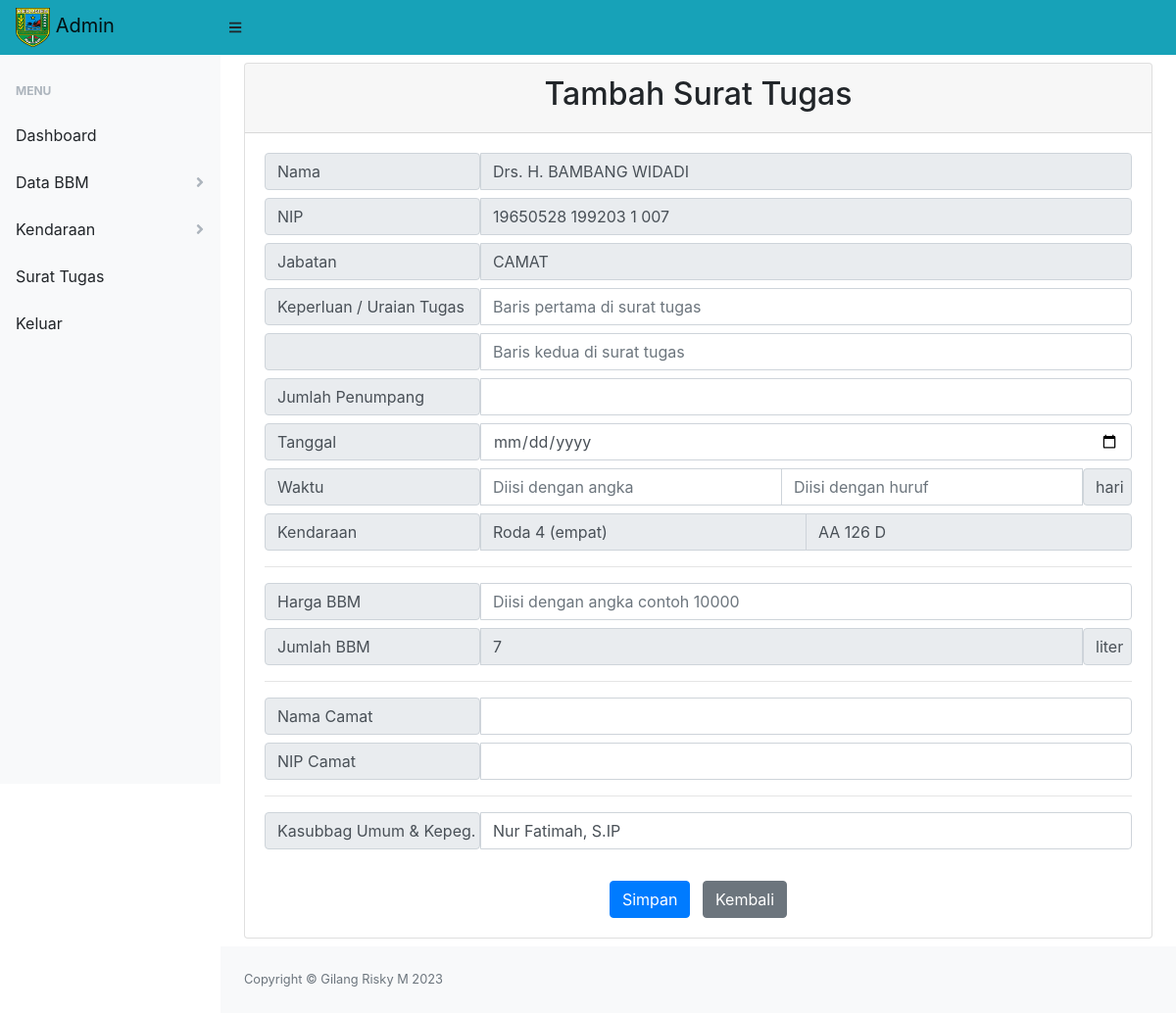
Page /tambah_surat_tugas.php?id=20 (signed in) on the committed database.
### tables this page shows
CREATE TABLE `keluar` (
  `idkeluar` int(11) NOT NULL,
  `idbbm` int(11) NOT NULL,
  `no_pol` varchar(100) NOT NULL,
  `jen_kendaraan` varchar(100) NOT NULL,
  `nama_peg` varchar(100) NOT NULL,
  `no_induk_peg` varchar(100) NOT NULL,
  `jabatan` varchar(100) NOT NULL,
  `jumlah` int(11) NOT NULL,
  `tanggal` timestamp NOT NULL DEFAULT current_timestamp() ON UPDATE current_timestamp()
);

### tambah_surat_tugas.php (the view, shortened to what this page needs)
<?php
require "koneksi.php";
$username = $_SESSION['userweb'];
$ambildatalogin = mysqli_query($conn, "select * from login where username='$username' ");
while ($logininfo = mysqli_fetch_array($ambildatalogin)) {
    $nick = $logininfo['nick'];
}
$sql = mysqli_query($conn, "select * from keluar where idkeluar = '" . $_GET['id'] . "' ");
$dt = mysqli_fetch_array($sql);
?>
<!DOCTYPE html>
<html lang="en">
<head>
    <link href="css/styles.css" rel="stylesheet" />
    <link href="https://cdn.datatables.net/1.10.20/css/dataTables.bootstrap4.min.css" rel="stylesheet" />
</head>
<body class="sb-nav-fixed">
    <nav class="sb-topnav navbar navbar-expand navbar-light bg-info">
        <a class="navbar-brand" href="index.php"><img src="assets/img/logo.png" alt="..." width="35" height="40"> <?= $nick ?></a>
        <button class="btn btn-link btn-sm order-1 order-lg-0" id="sidebarToggle" href="#"><i class="fas fa-bars"></i></button>
    </nav>
    <div id="layoutSidenav">
        <div id="layoutSidenav_nav">
            <nav class="sb-sidenav accordion sb-sidenav-light" id="sidenavAccordion">
                <div class="sb-sidenav-menu">
                    <div class="nav">
                        <div class="sb-sidenav-menu-heading">Menu</div>
                        <a class="nav-link" href="index">
                            Dashboard
                        </a>
                        <a class="nav-link collapsed" href="#" data-toggle="collapse" data-target="#databbm" aria-expanded="false" aria-controls="collapseLayouts">
                            Data BBM
                            <div class="sb-sidenav-collapse-arrow"><i class="fas fa-angle-down"></i></div>
                        </a>
                        <a class="nav-link collapsed" href="#" data-toggle="collapse" data-target="#kendaraan" aria-expanded="false" aria-controls="collapseLayouts">
                            Kendaraan
                            <div class="sb-sidenav-collapse-arrow"><i class="fas fa-angle-down"></i></div>
                        </a>
                        <a class="nav-link" href="surat_tugas">
                            Surat Tugas
                        </a>
                        <a class="nav-link" href="logout">
                            Keluar
                        </a>
                    </div>
                </div>
            </nav>
        </div>
        <div id="layoutSidenav_content">
            <main>
                <div class="container-fluid">
                    <div class="card mb-2 mt-2">
                        <div class="card-header">
                            <center>
                                <h2>Tambah Surat Tugas</h2>
                            </center>
                        </div>
                        <div class="card-body">
                            <form method="post">
                                <div class="input-group mb-2">
                                    <span class="input-group-text" style="width: 220px;">
                                        <center>Nama</center>
                                    </span>
                                    <input type="text" class="form-control" value="<?= $dt['nama_peg'] ?>" name="nama_pegawai" readonly>
                                </div>
                                <div class="input-group mb-2">
                                    <span class="input-group-text" style="width: 220px;">
                                        <center>NIP</center>
                                    </span>
                                    <input type="text" class="form-control" value="<?= $dt['no_induk_peg'] ?>" name="nip_pegawai" readonly>
                                </div>
                                <div class="input-group mb-2">
                                    <span class="input-group-text" style="width: 220px;">
                                        <center>Jabatan</center>
                                    </span>
                                    <input type="text" class="form-control" value="<?= $dt['jabatan'] ?>" name="jabatan" readonly>
                                </div>
                                <div class="input-group mb-2">
                                    <span class="input-group-text" style="width: 220px;">
                                        <center>Keperluan / Uraian Tugas</center>
                                    </span>
                                    <input type="text" class="form-control" value="" name="keperluan" placeholder="Baris pertama di surat tugas">
                                </div>
                                <div class="input-group mb-2">
                                    <span class="input-group-text" style="width: 220px;">
                                        <center>&nbsp;</center>
                                    </span>
                                    <input type="text" class="form-control" value="" name="keperluan_2" placeholder="Baris kedua di surat tugas">
                                </div>
                                <div class="input-group mb-2">
                                    <span class="input-group-text" style="width: 220px;">
                                        <center>Jumlah Penumpang</center>
                                    </span>
                                    <input type="text" class="form-control" value="" name="penumpang">
                                </div>
                                <div class="input-group mb-2">
                                    <span class="input-group-text" style="width: 220px;">
                                        <center>Tanggal</center>
                                    </span>
                                    <input type="date" class="form-control" value="" name="tanggal">
                                </div>
                                <div class="input-group mb-2">
                                    <span class="input-group-text" style="width: 220px;">
                                        <center>Waktu</center>
                                    </span>
                                    <input type="text" class="form-control" value="" name="waktu_angka" placeholder="Diisi dengan angka">
                                    <input type="text" class="form-control" value="" name="waktu_huruf" placeholder="Diisi dengan huruf">
                                    <span class="input-group-text" style="width: 50px;">
                                        hari
                                    </span>
                                </div>
                                <div class="input-group mb-2">
                                    <span class="input-group-text" style="width: 220px;">
                                        <center>Kendaraan</center>
                                    </span>
                                    <input type="text" class="form-control" value="<?= $dt['jen_kendaraan'] ?>" name="jenis_kendaraan" readonly>
                                    <input type="text" class="form-control" value="<?= $dt['no_pol'] ?>" name="nomor_polisi" readonly>
                                </div>
                                <hr>
                                <div class="input-group mb-2">
                                    <span class="input-group-text" style="width: 220px;">
                                        <center>Harga BBM</center>
                                    </span>
                                    <input type="text" class="form-control" value="" name="harga_bbm" placeholder="Diisi dengan angka contoh 10000">
                                </div>
                                <div class="input-group mb-2">
                                    <span class="input-group-text" style="width: 220px;">
                                        <center>Jumlah BBM</center>
                                    </span>
                                    <input type="text" class="form-control" value="<?= $dt['jumlah'] ?>" name="jumlah_bbm" readonly>
                                    <span class="input-group-text" style="width: 50px;">
                                        liter
                                    </span>
                                </div>
                                <hr>
                                <div class="input-group mb-2">
                                    <span class="input-group-text" style="width: 220px;">
                                        <center>Nama Camat</center>
                                    </span>
                                    <input type="text" class="form-control" name="nama_camat">
                                </div>
                                <div class="input-group mb-2">
                                    <span class="input-group-text" style="width: 220px;">
                                        <center>NIP Camat</center>
                                    </span>
                                    <input type="text" class="form-control" name="nip_camat">
                                </div>
                                <hr>
                                <div class="input-group mb-2">
                                    <span class="input-group-text" style="width: 220px;">
                                        Kasubbag Umum & Kepeg.
                                    </span>
                                    <input type="text" class="form-control" value="Nur Fatimah, S.IP" name="nama_kasubbag">
                                </div>
                                <br>
                                <center>
                                    <button class="btn btn-primary mr-2" type="submit" name="kirim">Simpan</button>
                                    <a href="keluar" class="btn btn-secondary">Kembali</a>
                                </center>
                            </form>
                        </div>
                    </div>
                </div>
            </main>
            <footer class="py-4 bg-light mt-auto">
                <div class="container-fluid">
                    <div class="d-flex align-items-center justify-content-between small">
                        <div class="text-muted">Copyright &copy; Gilang Risky M 2023</div>
                    </div>
                </div>
            </footer>
        </div>
    </div>
</body>
</html>

### rows in the picture
keluar: nama_pegawai "Drs. H. BAMBANG WIDADI", nip_pegawai "19650528 199203 1 007", jabatan "CAMAT", jenis_kendaraan "Roda 4 (empat)", nomor_polisi "AA 126 D", jumlah_bbm "7"

### other values in the picture
$nick "Admin"
